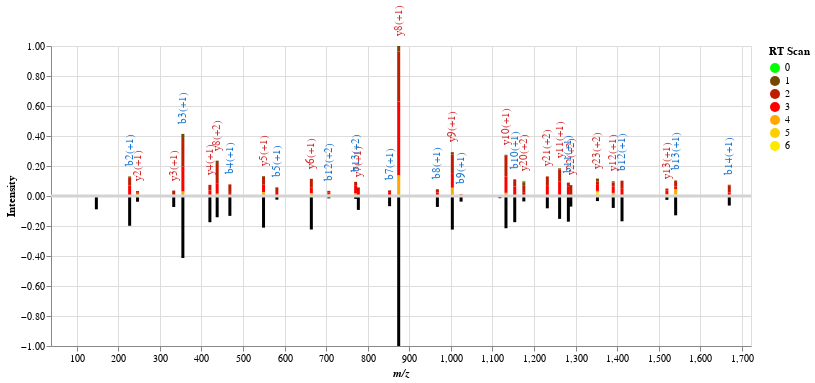

Notebook code cell kept with this figure:
### Code cell
plot_mirror_byRT(dense, mz_library, intensity_library, label_library, width=700, height=300)

### Figure 1 — Vega-Lite specification as saved in the notebook (floating-point values rounded to 4 significant figures; data arrays with more than 128 entries replaced by an {"elided": "..."} marker saying what was removed)
{"config": {"view": {"continuousWidth": 300, "continuousHeight": 300}}, "layer": [{"mark": {"type": "text", "align": "left", "angle": 270, "baseline": "middle", "dx": 10}, "encoding": {"color": {"field": "label_color", "scale": null, "type": "nominal"}, "text": {"field": "frag_label", "type": "nominal"}, "x": {"axis": {"grid": true, "title": "m/z", "titleFontStyle": "italic"}, "field": "mz", "scale": {"domain": [50, 1710.0], "nice": false, "padding": 5, "zero": false}, "type": "quantitative"}, "y": {"aggregate": "sum", "axis": {"format": ".2f", "grid": true, "title": ["Intensity"]}, "field": "norm_intensity", "type": "quantitative"}}}, {"mark": {"type": "bar", "size": 3}, "encoding": {"color": {"field": "rt_cat", "scale": {"range": ["#00FF00", "#764700", "#BF1D00", "#FF0000", "#FFA800", "#FFCF00", "#FFE900"], "scheme": "set2"}, "title": "RT Scan", "type": "nominal"}, "tooltip": [{"field": "mz", "format": ".3f", "title": "m/z", "type": "quantitative"}, {"field": "norm_intensity", "format": ".2f", "title": "Intensity", "type": "quantitative"}], "x": {"axis": {"grid": true, "title": "m/z", "titleFontStyle": "italic"}, "field": "mz", "scale": {"domain": [50, 1710.0], "nice": false, "padding": 5, "zero": false}, "type": "quantitative"}, "y": {"aggregate": "sum", "axis": {"format": ".2f", "grid": true, "title": ["Intensity"]}, "field": "norm_intensity", "type": "quantitative"}}}, {"data": {"name": "data-7991e8b3bd32515babb3e1db2041d036"}, "mark": {"type": "rule", "size": 3}, "encoding": {"tooltip": [{"field": "mz", "format": ".3f", "title": "m/z", "type": "quantitative"}, {"field": "intensity", "format": ".2f", "title": "Intensity", "type": "quantitative"}], "x": {"axis": {"grid": true, "title": "m/z", "titleFontStyle": "italic"}, "field": "mz", "scale": {"domain": [50, 1710.0], "nice": false, "padding": 5, "zero": false}, "type": "quantitative"}, "y": {"axis": {"format": "", "grid": true, "title": ["Intensity"]}, "field": "minus_intensity", "scale": {"nice": true, "padding": 0}, "type": "quantitative"}}}, {"data": {"name": "data-35e242a548128b72b9f6a9c1e76cc54b"}, "mark": {"type": "rule", "size": 3}, "encoding": {"color": {"value": "lightGray"}, "y": {"field": "sep", "type": "quantitative"}}}], "data": {"name": "data-f781f1457652c5d5fa43c02ac290ee01"}, "height": 300, "width": 700, "$schema": "https://vega.github.io/schema/vega-lite/v5.20.1.json", "datasets": {"data-f781f1457652c5d5fa43c02ac290ee01": {"elided": "231 records"}, "data-7991e8b3bd32515babb3e1db2041d036": [{"mz": 147.1, "intensity": 0.08879, "norm_intensity": 0.08879, "minus_intensity": -0.08879}, {"mz": 227.2, "intensity": 0.1985, "norm_intensity": 0.1985, "minus_intensity": -0.1985}, {"mz": 246.2, "intensity": 0.03822, "norm_intensity": 0.03822, "minus_intensity": -0.03822}, {"mz": 333.2, "intensity": 0.07309, "norm_intensity": 0.07309, "minus_intensity": -0.07309}, {"mz": 355.2, "intensity": 0.4135, "norm_intensity": 0.4135, "minus_intensity": -0.4135}, {"mz": 420.2, "intensity": 0.1747, "norm_intensity": 0.1747, "minus_intensity": -0.1747}, {"mz": 437.7, "intensity": 0.1418, "norm_intensity": 0.1418, "minus_intensity": -0.1418}, {"mz": 468.3, "intensity": 0.1326, "norm_intensity": 0.1326, "minus_intensity": -0.1326}, {"mz": 549.3, "intensity": 0.2109, "norm_intensity": 0.2109, "minus_intensity": -0.2109}, {"mz": 581.4, "intensity": 0.02433, "norm_intensity": 0.02433, "minus_intensity": -0.02433}, {"mz": 664.3, "intensity": 0.2235, "norm_intensity": 0.2235, "minus_intensity": -0.2235}, {"mz": 706.4, "intensity": 0.01567, "norm_intensity": 0.01567, "minus_intensity": -0.01567}, {"mz": 770.9, "intensity": 0.01895, "norm_intensity": 0.01895, "minus_intensity": -0.01895}, {"mz": 777.4, "intensity": 0.09272, "norm_intensity": 0.09272, "minus_intensity": -0.09272}, {"mz": 852.5, "intensity": 0.06792, "norm_intensity": 0.06792, "minus_intensity": -0.06792}, {"mz": 874.5, "intensity": 1.0, "norm_intensity": 1.0, "minus_intensity": -1.0}, {"mz": 967.6, "intensity": 0.07297, "norm_intensity": 0.07297, "minus_intensity": -0.07297}, {"mz": 1003.0, "intensity": 0.2239, "norm_intensity": 0.2239, "minus_intensity": -0.2239}, {"mz": 1025.0, "intensity": 0.03747, "norm_intensity": 0.03747, "minus_intensity": -0.03747}, {"mz": 1118.0, "intensity": 0.01457, "norm_intensity": 0.01457, "minus_intensity": -0.01457}, {"mz": 1133.0, "intensity": 0.2149, "norm_intensity": 0.2149, "minus_intensity": -0.2149}, {"mz": 1154.0, "intensity": 0.1746, "norm_intensity": 0.1746, "minus_intensity": -0.1746}, {"mz": 1175.0, "intensity": 0.03632, "norm_intensity": 0.03632, "minus_intensity": -0.03632}, {"mz": 1232.0, "intensity": 0.08204, "norm_intensity": 0.08204, "minus_intensity": -0.08204}, {"mz": 1262.0, "intensity": 0.1525, "norm_intensity": 0.1525, "minus_intensity": -0.1525}, {"mz": 1283.0, "intensity": 0.1711, "norm_intensity": 0.1711, "minus_intensity": -0.1711}, {"mz": 1289.0, "intensity": 0.07056, "norm_intensity": 0.07056, "minus_intensity": -0.07056}, {"mz": 1353.0, "intensity": 0.03378, "norm_intensity": 0.03378, "minus_intensity": -0.03378}, {"mz": 1391.0, "intensity": 0.0794, "norm_intensity": 0.0794, "minus_intensity": -0.0794}, {"mz": 1412.0, "intensity": 0.1687, "norm_intensity": 0.1687, "minus_intensity": -0.1687}, {"mz": 1520.0, "intensity": 0.0257, "norm_intensity": 0.0257, "minus_intensity": -0.0257}, {"mz": 1541.0, "intensity": 0.1289, "norm_intensity": 0.1289, "minus_intensity": -0.1289}, {"mz": 1670.0, "intensity": 0.06375, "norm_intensity": 0.06375, "minus_intensity": -0.06375}], "data-35e242a548128b72b9f6a9c1e76cc54b": [{"sep": 0}]}}
